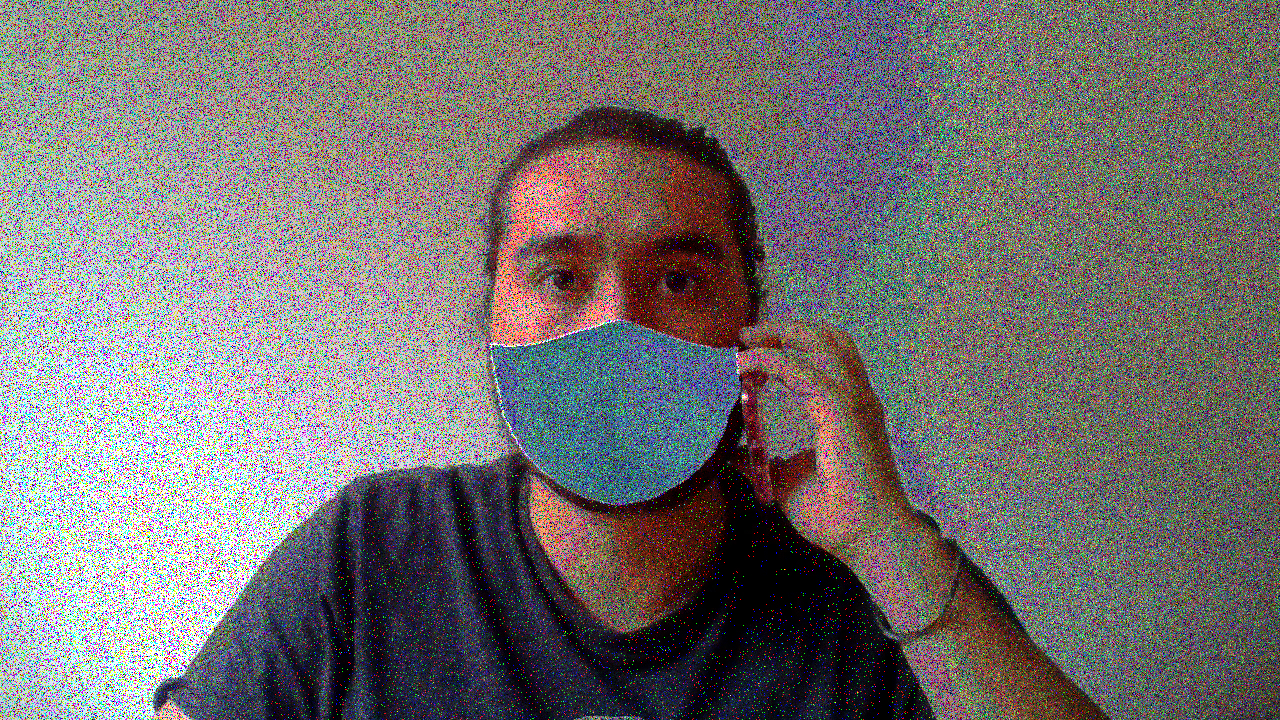
#> input picture Proyecto/DataBase_Augmentation/Samples/349_speckle.png, 1280 x 720 px
$ python -i examen_final.py   (imports and definitions only)
#> lines starting #> are read from the running program, lines starting #| are printed output that depends on the picture; after the words box and inside, x2 and y2 are one past the last pixel; in counts of white or black regions, pixels touching at a corner belong together
#> further down, picture is the input picture: shape (720, 1280, 3); mean B, G, R 112.6, 113.8, 117.2
### Pontificia Universidad Javeriana
### Procesamiento de Imágenes y Video
### Examen Final
### Luis Miguel Muñoz Flórez

### Import libraries
import cv2
import os
import sys
import numpy as np

### Global variables
points = []

### Definition of functions
## function that calculates the percentage of white pixels in a binary image
# [44 lines left out: functions calculate_percentage, percentage_grass_pixels, not called in this run]

## function that find the contours in the image
def contours( image ):

    # Hue histogram
    image_hsv = cv2.cvtColor(image, cv2.COLOR_BGR2HSV)
#> image_hsv: shape (720, 1280, 3); mean H, S, V 76.4, 149.5, 155.9
    hist_hue = cv2.calcHist([image_hsv], [0], None, [180], [0, 180])
#> hist_hue = 180 values, max 33932 at index 0, min 970 at index 64, mean 5120

    # Hue histogram max and location of max
    max_val = hist_hue.max()
#> max_val = 33932
    max_pos = int(hist_hue.argmax())
#> max_pos = 0

    # Peak mask
    lim_inf = (max_pos - 10, 0, 0)
#> lim_inf = (-10, 0, 0)
    lim_sup = (max_pos + 10, 255, 255)
#> lim_sup = (10, 255, 255)
    mask = cv2.inRange(image_hsv, lim_inf, lim_sup)
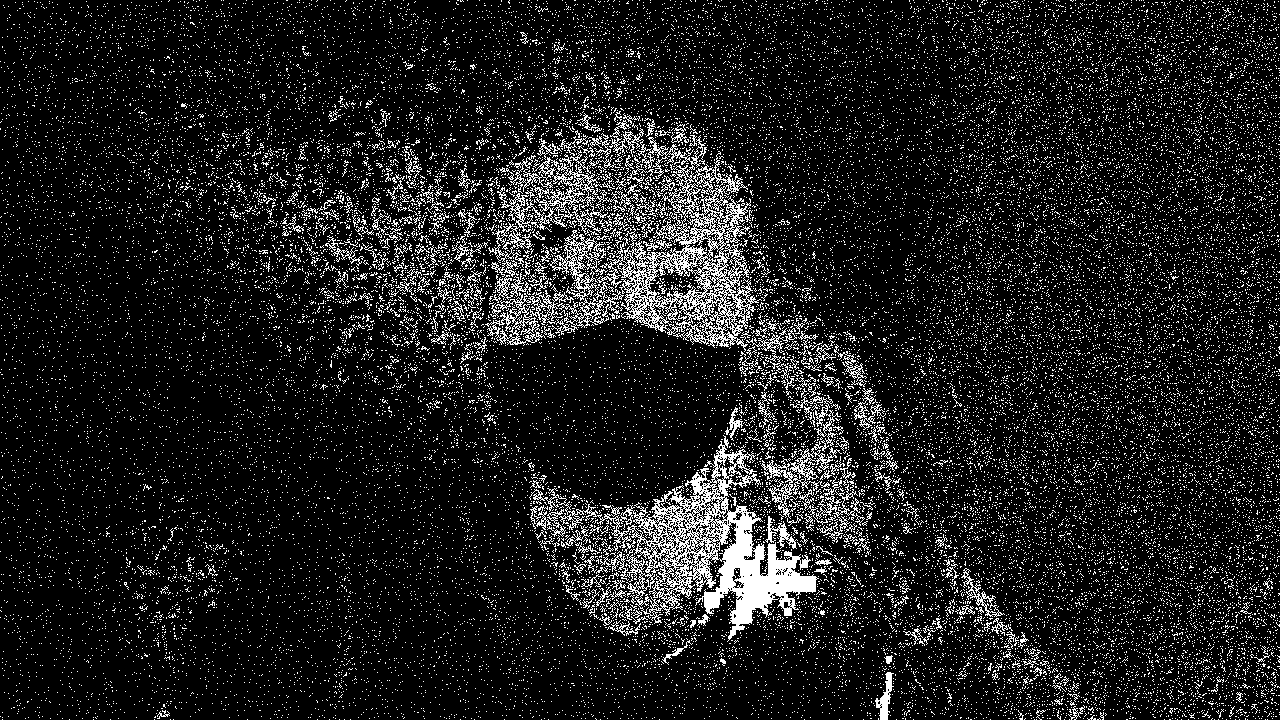
#> mask: shape (720, 1280); 11.4% white in thin lines or dots
    # mask_not = cv2.bitwise_not(mask)
    # cv2.imshow("mask", mask)

    # Structuring Element
    kernel_1 = cv2.getStructuringElement(cv2.MORPH_CROSS, (15, 15))
    kernel_2 = cv2.getStructuringElement(cv2.MORPH_CROSS, (9, 9))

    # Opening
    mask_opening = cv2.morphologyEx(mask, cv2.MORPH_OPEN, kernel_1)
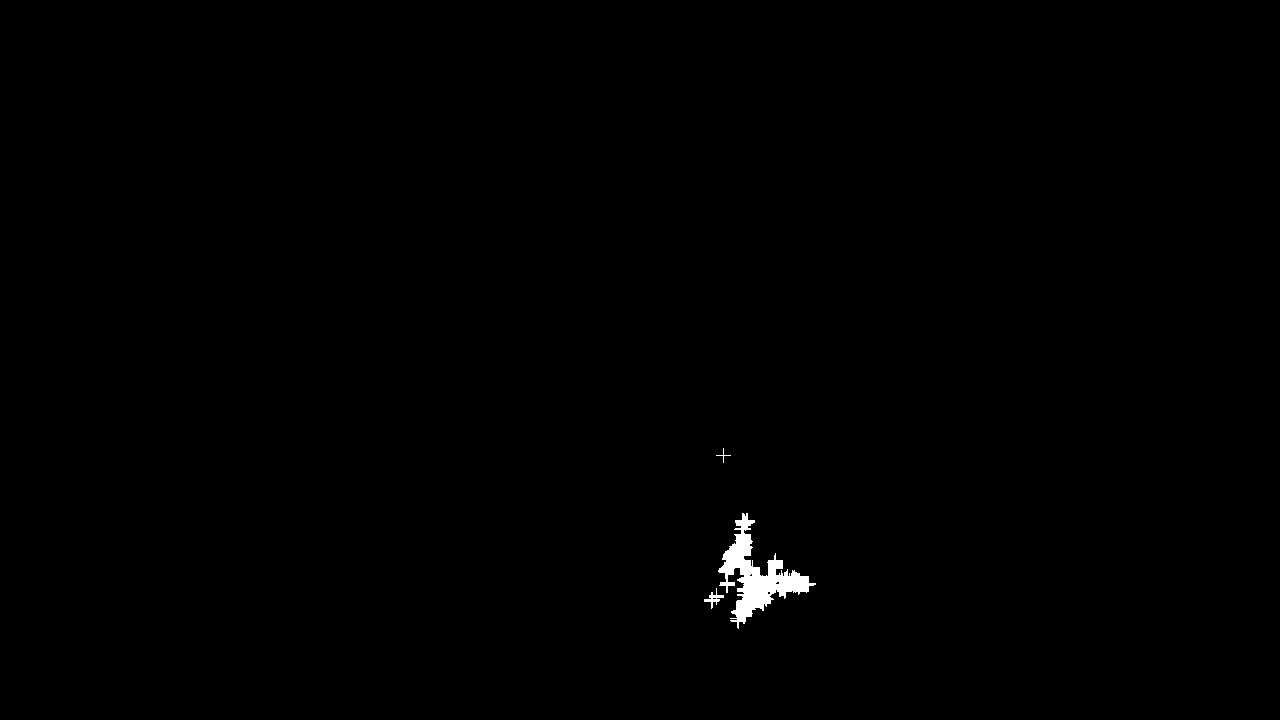
#> mask_opening: shape (720, 1280); 0.4% white; 3 white regions, box (x1, y1, x2, y2) and area: (718, 513, 816, 629) 3517, (704, 588, 724, 609) 124, (716, 448, 731, 463) 29
    # cv2.imshow("mask opening ", mask_opening)

    # Closing
    mask_opening_closing = cv2.morphologyEx(mask_opening, cv2.MORPH_CLOSE, kernel_2)
#> mask_opening_closing: shape (720, 1280); 0.46% white; 5 white regions (2 under 20 px)
    # cv2.imshow("mask opening closing", mask_opening_closing)
    # cv2.waitKey(0)

    # contours
    contours, hierarchy = cv2.findContours(mask_opening_closing, cv2.RETR_LIST, cv2.CHAIN_APPROX_SIMPLE)
#> contours = 5 contours, 2 with area under 20; largest, box (x1, y1, x2, y2) and area: (718, 513, 816, 629) 3704, (704, 588, 724, 609) 140, (716, 448, 731, 463) 40
    image_draw = image.copy()
    aux = 0
    for idx, cont in enumerate(contours):
        if len(contours[idx]) > 70 and len(contours[idx]) < 1000:
            color = (0, 0, 255)
            x, y, width, height = cv2.boundingRect(contours[idx])
            cv2.rectangle(image_draw, (x, y), (x + width, y + height), color, 2)
            aux += 1
#> this loop made 5 passes
#> (color, x, y, width, height) on pass 4: ((0, 0, 255), 718, 513, 98, 116)
#> cont on passes 1 to 2: [[722, 591], [722, 592], [723, 592], [723, 591]], [[719, 588], [719, 589], [720, 589], [720, 588]]
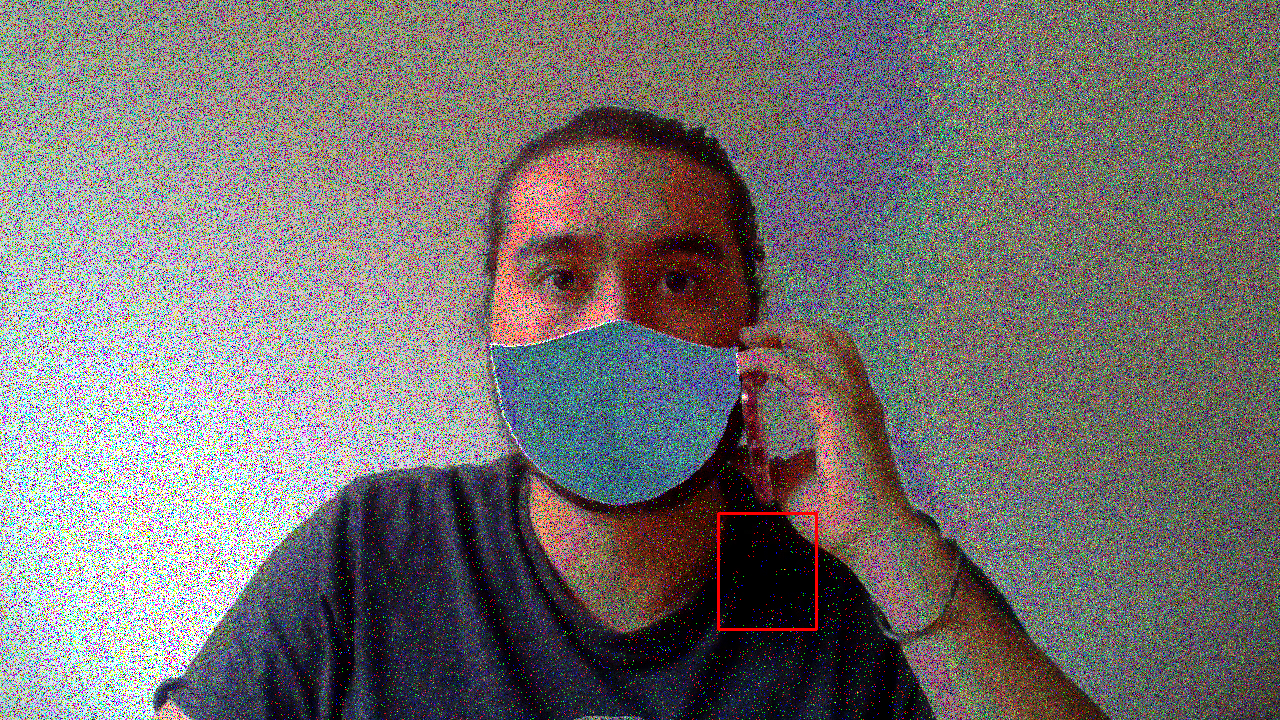
#> image_draw: shape (720, 1280, 3); 0.14% of pixels changed, all inside (x1, y1, x2, y2) = (717, 512, 818, 631)
#> after the loop, aux = 1
    return image_draw, aux

## function that manage the mouse events
def click(event, x, y, flags, param):
    if event == cv2.EVENT_LBUTTONDOWN:
        points.append((x, y))

## function that find the slope
# [26 lines left out: functions slope, drawLine, not called in this run]

### MAIN
# [87 lines not run here, left out]

>>> import cv2
>>> picture = cv2.imread('../Proyecto/DataBase_Augmentation/Samples/349_speckle.png')
>>> result = contours(picture)
